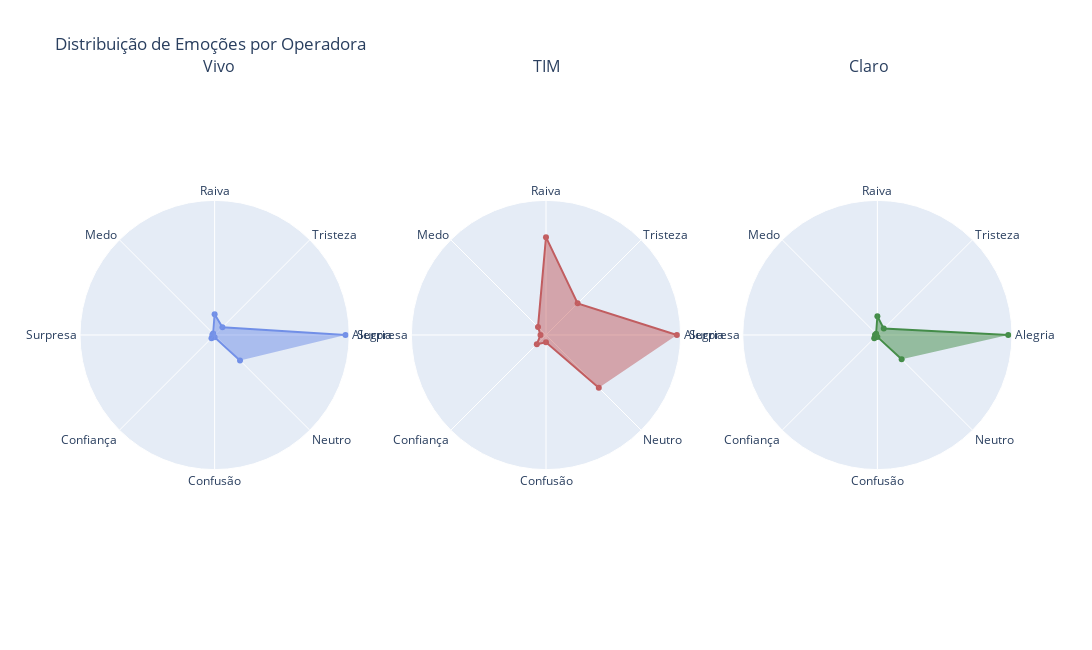

Notebook cell for this chart:
### Code cell
import plotly.graph_objects as go
from plotly.subplots import make_subplots

categories = ['Alegria', 'Tristeza', 'Raiva', 'Medo', 'Surpresa', 'Confiança', 'Confusão', 'Neutro']

# Valores de exemplo para cada operadora
values_vivo = values_vivo
values_tim = values_tim
values_claro = values_claro

# Criar subplots
fig = make_subplots(
    rows=1, cols=3,
    specs=[[{'type': 'polar'}, {'type': 'polar'}, {'type': 'polar'}]]
)

# Gráfico Vivo
fig.add_trace(go.Scatterpolar(
    r=values_vivo,  # Não fechando a linha
    theta=categories,
    fill='toself',
    name='Vivo',
    line=dict(color='royalblue'),
    opacity=0.7
), row=1, col=1)

# Gráfico TIM
fig.add_trace(go.Scatterpolar(
    r=values_tim,
    theta=categories,
    fill='toself',
    name='TIM',
    line=dict(color='firebrick'),
    opacity=0.7
), row=1, col=2)

# Gráfico Claro
fig.add_trace(go.Scatterpolar(
    r=values_claro,
    theta=categories,
    fill='toself',
    name='Claro',
    line=dict(color='darkgreen'),
    opacity=0.7
), row=1, col=3)

# Ajustar o layout geral
fig.update_layout(
    showlegend=False,
    title_text="Distribuição de Emoções por Operadora",
    height=650, width=1800,
)

fig.update_layout(
    polar=dict(radialaxis=dict(visible=False)),
    polar2=dict(radialaxis=dict(visible=False)),
    polar3=dict(radialaxis=dict(visible=False))
)


# Ajuste do posicionamento dos títulos: mais para cima
fig.add_annotation(dict(font=dict(size=16),
                        x=0.13,
                        y=1.1,
                        showarrow=False,
                        text="Vivo",
                        xref="paper",
                        yref="paper"))

fig.add_annotation(dict(font=dict(size=16),
                        x=0.5,
                        y=1.1,
                        showarrow=False,
                        text="TIM",
                        xref="paper",
                        yref="paper"))

fig.add_annotation(dict(font=dict(size=16),
                        x=0.87,
                        y=1.1,
                        showarrow=False,
                        text="Claro",
                        xref="paper",
                        yref="paper"))

fig.show()

### Figure 1 — Plotly figure (JSON) as saved in the notebook; plotly's stock layout.template omitted (floating-point values rounded to 4 significant figures)
{"data": [{"fill": "toself", "line": {"color": "royalblue"}, "name": "Vivo", "opacity": 0.7, "r": [0.717, 0.06053, 0.114, 0.01124, 0.01248, 0.02426, 0.01256, 0.1969], "subplot": "polar", "theta": ["Alegria", "Tristeza", "Raiva", "Medo", "Surpresa", "Confiança", "Confusão", "Neutro"], "type": "scatterpolar"}, {"fill": "toself", "line": {"color": "firebrick"}, "name": "TIM", "opacity": 0.7, "r": [0.4085, 0.1397, 0.3054, 0.03532, 0.01722, 0.04054, 0.02281, 0.2331], "subplot": "polar2", "theta": ["Alegria", "Tristeza", "Raiva", "Medo", "Surpresa", "Confiança", "Confusão", "Neutro"], "type": "scatterpolar"}, {"fill": "toself", "line": {"color": "darkgreen"}, "name": "Claro", "opacity": 0.7, "r": [0.7415, 0.05116, 0.1059, 0.009948, 0.01366, 0.02517, 0.0107, 0.1944], "subplot": "polar3", "theta": ["Alegria", "Tristeza", "Raiva", "Medo", "Surpresa", "Confiança", "Confusão", "Neutro"], "type": "scatterpolar"}], "layout": {"annotations": [{"font": {"size": 16}, "showarrow": false, "text": "Vivo", "x": 0.13, "xref": "paper", "y": 1.1, "yref": "paper"}, {"font": {"size": 16}, "showarrow": false, "text": "TIM", "x": 0.5, "xref": "paper", "y": 1.1, "yref": "paper"}, {"font": {"size": 16}, "showarrow": false, "text": "Claro", "x": 0.87, "xref": "paper", "y": 1.1, "yref": "paper"}], "height": 650, "polar": {"domain": {"x": [0, 0.2889], "y": [0, 1]}, "radialaxis": {"visible": false}}, "polar2": {"domain": {"x": [0.3556, 0.6444], "y": [0, 1]}, "radialaxis": {"visible": false}}, "polar3": {"domain": {"x": [0.7111, 1], "y": [0, 1]}, "radialaxis": {"visible": false}}, "showlegend": false, "title": {"text": "Distribuição de Emoções por Operadora"}, "width": 1800}}
